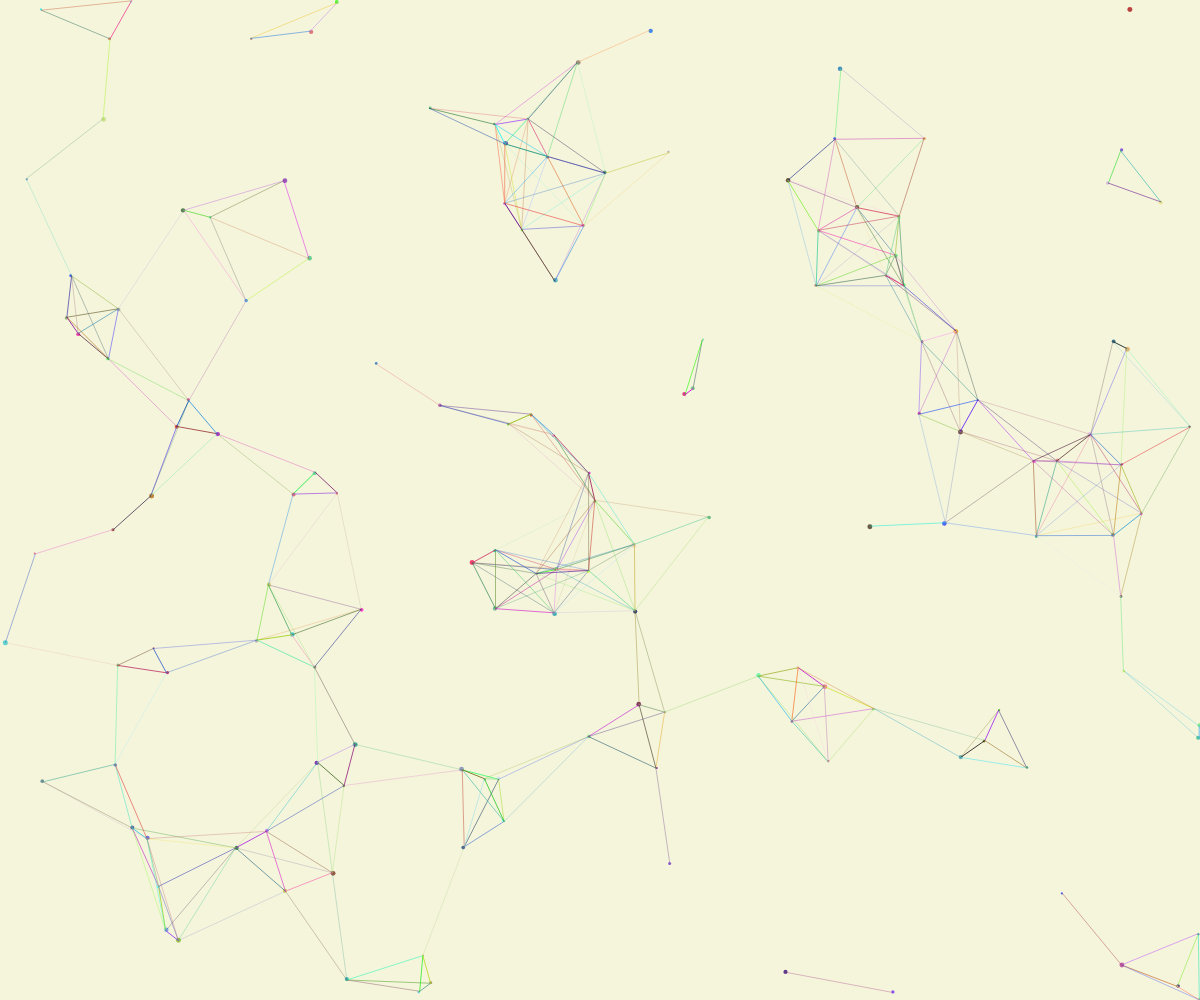
Frame 1 (no input)
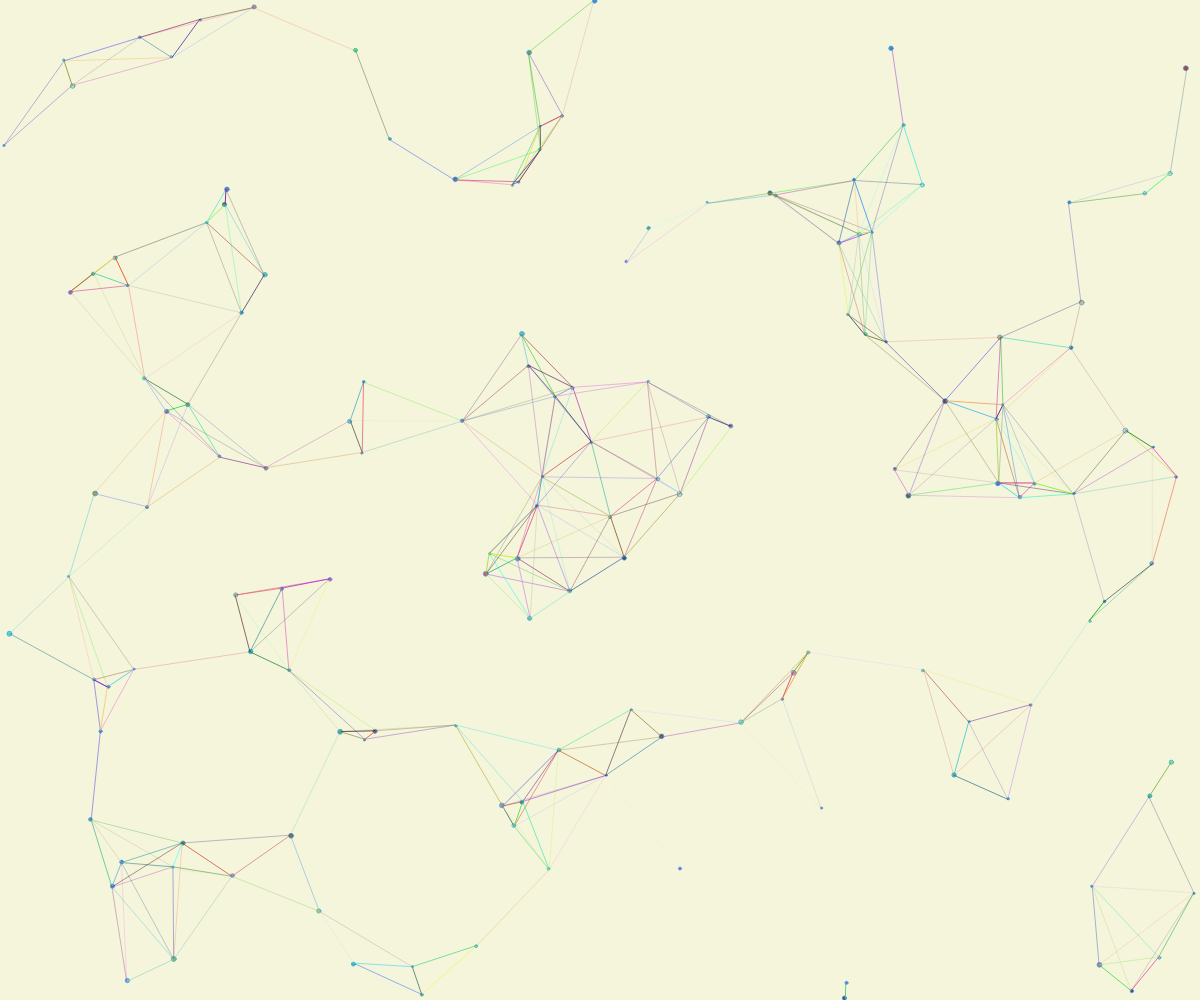
Frame 60 (no input)
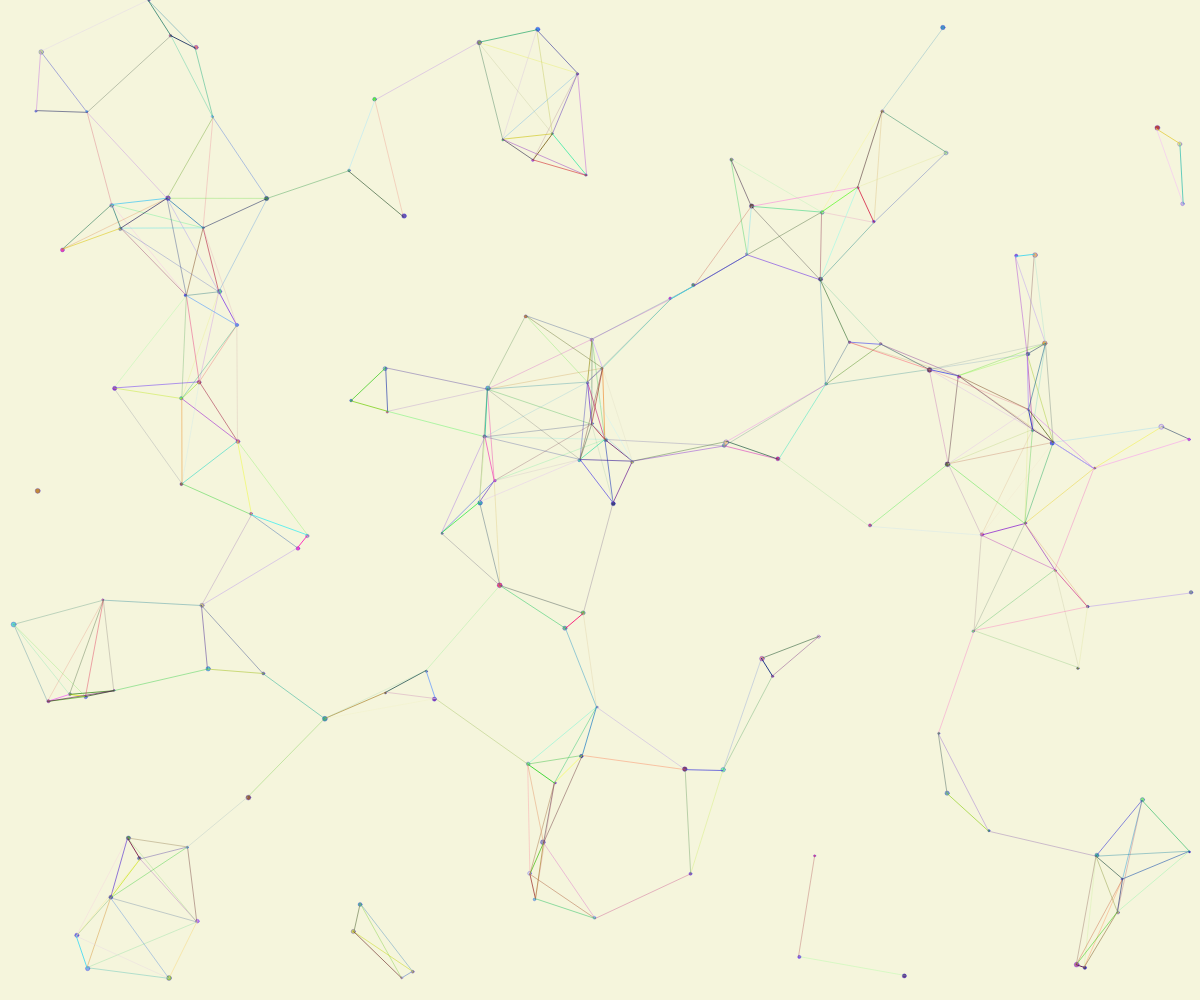
Frame 120 (the mouse pressed at the canvas centre since frame 60)

The p5.js sketch that drew these frames (run headless with seeded random() and noise() and a simulated clock; from frame 60 on, the mouse is pressed at the canvas centre):

// p5.js sketch
// ── sketch.js
// 粒子連線背景（彩色線條 + 米色背景）
let particles = [];
let particleCount = 150;

function setup() {
  createCanvas(windowWidth, windowHeight);
  noStroke();
  generateParticles();
}

function draw() {
  background(245, 245, 220); // 米色背景

  // 更新與繪製粒子
  for (let particle of particles) {
    fill(particle.color);
    ellipse(particle.x, particle.y, particle.size);

    // 更新粒子位置
    particle.x += particle.speedX;
    particle.y += particle.speedY;

    // 邊界檢查，讓粒子反彈
    if (particle.x < 0 || particle.x > width) particle.speedX *= -1;
    if (particle.y < 0 || particle.y > height) particle.speedY *= -1;
  }

  // 繪製粒子之間的彩色連線
  for (let i = 0; i < particles.length; i++) {
    for (let j = i + 1; j < particles.length; j++) {
      let dx = particles[i].x - particles[j].x;
      let dy = particles[i].y - particles[j].y;
      let distance = sqrt(dx * dx + dy * dy);

      // 如果粒子之間的距離小於 120，繪製彩色連線
      if (distance < 120) {
        stroke(random(255), random(255), random(255), map(distance, 0, 120, 255, 50)); // 彩色線條
        line(particles[i].x, particles[i].y, particles[j].x, particles[j].y);
      }
    }
  }
}

function windowResized() {
  resizeCanvas(windowWidth, windowHeight);
  generateParticles();
}

function generateParticles() {
  particles = [];
  for (let i = 0; i < particleCount; i++) {
    particles.push({
      x: random(width),
      y: random(height),
      size: random(2, 5),
      speedX: random(-1, 1),
      speedY: random(-1, 1),
      color: color(random(255), random(255), random(255), 200), // 隨機彩色粒子
    });
  }
}

function updateParticles() {
  const input = document.getElementById('particleCount');
  particleCount = parseInt(input.value) || 150;
  generateParticles();
}
